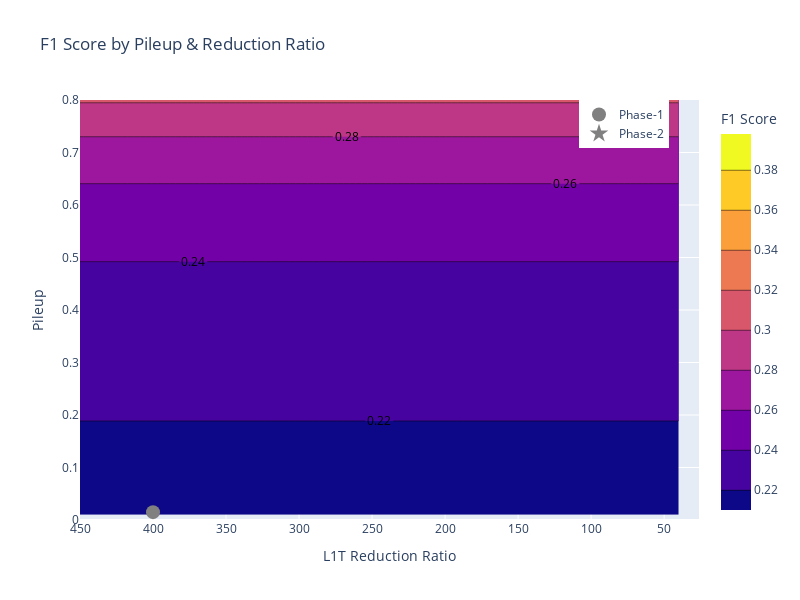

The notebook cell this image was saved under:
### Code cell
fig = go.Figure(data =
    go.Contour(
        z=smoothed_f1,
        x=l1t_reductions, # horizontal axis
        y=pileup, # vertical axis,
        contours = dict(showlabels = True),
        colorbar = dict(title = "F1 Score")
         
    ),
    )

y_offset = 0.015
fig.add_trace(go.Scatter(x = (400,),
                        y = (0.0 + y_offset,),
                        mode = "markers",
                        marker = dict(size = 14, color = "gray", symbol="circle"),
                        name = "Phase-1"))

fig.add_trace(go.Scatter(x = (53.3,),
                        y = (1.0 - y_offset,),
                        mode = "markers",
                        marker = dict(size = 14, color = "gray", symbol = "star"),
                        name = "Phase-2"))

fig.update_layout(width = 800, 
                  height = 600,
                  xaxis_title = "L1T Reduction Ratio",
                  yaxis_title = "Pileup",
                  title = "F1 Score by Pileup & Reduction Ratio",
                  legend=dict(xanchor = "right",
                    x = 0.95))
fig.update_xaxes(autorange="reversed")
fig.update_yaxes(range=[0.0, 0.8])
fig.show()

### Figure 1 — Plotly figure (JSON) as saved in the notebook; plotly's stock layout.template omitted (floating-point values rounded to 4 significant figures; data arrays with more than 128 entries replaced by an {"elided": "..."} marker saying what was removed)
{"data": [{"colorbar": {"title": {"text": "F1 Score"}}, "contours": {"showlabels": true}, "type": "contour", "x": [450, 445.9, 441.8, 437.7, 433.6, 429.5, 425.4, 421.3, 417.2, 413.1, 409, 404.9, 400.8, 396.7, 392.6, 388.5, 384.4, 380.3, 376.2, 372.1, 368, 363.9, 359.8, 355.7, 351.6, 347.5, 343.4, 339.3, 335.2, 331.1, 327, 322.9, 318.8, 314.7, 310.6, 306.5, 302.4, 298.3, 294.2, 290.1, 286, 281.9, 277.8, 273.7, 269.6, 265.5, 261.4, 257.3, 253.2, 249.1, 245.0, 240.9, 236.8, 232.7, 228.6, 224.5, 220.4, 216.3, 212.2, 208.1, 204.0, 199.9, 195.8, 191.7, 187.6, 183.5, 179.4, 175.3, 171.2, 167.1, 163, 158.9, 154.8, 150.7, 146.6, 142.5, 138.4, 134.3, 130.2, 126.1, 122, 117.9, 113.8, 109.7, 105.6, 101.5, 97.4, 93.3, 89.2, 85.1, 81.0, 76.9, 72.8, 68.7, 64.6, 60.5, 56.4, 52.3, 48.2, 44.1, 40], "y": [0.01, 0.0199, 0.0298, 0.0397, 0.0496, 0.0595, 0.0694, 0.0793, 0.0892, 0.0991, 0.109, 0.1189, 0.1288, 0.1387, 0.1486, 0.1585, 0.1684, 0.1783, 0.1882, 0.1981, 0.208, 0.2179, 0.2278, 0.2377, 0.2476, 0.2575, 0.2674, 0.2773, 0.2872, 0.2971, 0.307, 0.3169, 0.3268, 0.3367, 0.3466, 0.3565, 0.3664, 0.3763, 0.3862, 0.3961, 0.406, 0.4159, 0.4258, 0.4357, 0.4456, 0.4555, 0.4654, 0.4753, 0.4852, 0.4951, 0.505, 0.5149, 0.5248, 0.5347, 0.5446, 0.5545, 0.5644, 0.5743, 0.5842, 0.5941, 0.604, 0.6139, 0.6238, 0.6337, 0.6436, 0.6535, 0.6634, 0.6733, 0.6832, 0.6931, 0.703, 0.7129, 0.7228, 0.7327, 0.7426, 0.7525, 0.7624, 0.7723, 0.7822, 0.7921, 0.802, 0.8119, 0.8218, 0.8317, 0.8416, 0.8515, 0.8614, 0.8713, 0.8812, 0.8911, 0.901, 0.9109, 0.9208, 0.9307, 0.9406, 0.9505, 0.9604, 0.9703, 0.9802, 0.9901, 1], "z": {"elided": "101x101 float values"}}, {"marker": {"color": "gray", "size": 14, "symbol": "circle"}, "mode": "markers", "name": "Phase-1", "type": "scatter", "x": [400], "y": [0.015]}, {"marker": {"color": "gray", "size": 14, "symbol": "star"}, "mode": "markers", "name": "Phase-2", "type": "scatter", "x": [53.3], "y": [0.985]}], "layout": {"height": 600, "legend": {"x": 0.95, "xanchor": "right"}, "title": {"text": "F1 Score by Pileup & Reduction Ratio"}, "width": 800, "xaxis": {"autorange": "reversed", "title": {"text": "L1T Reduction Ratio"}}, "yaxis": {"range": [0, 0.8], "title": {"text": "Pileup"}}}}
